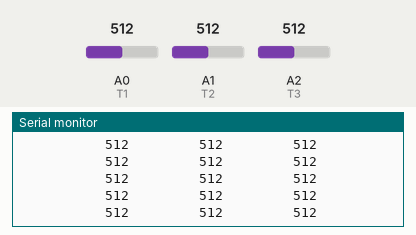
Recording of a sketch running on a simulated Arduino Uno, built with avr-gcc and run on an emulated ATmega328P. Parts: the last lines printed to the serial monitor. The test bench sets the inputs (shaded band); at power-on: A0 (T1) = 512, A1 (T2) = 512, A2 (T3) = 512.

Above: at 1.2 s.
1.3 s: A0 (T1) set to 107
At 1.4 s:
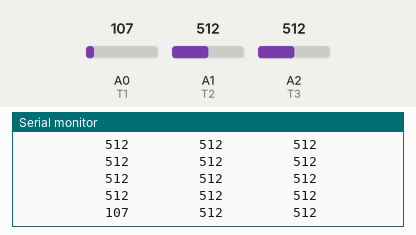
4.3 s: A0 (T1) set to 89
At 4.31 s:
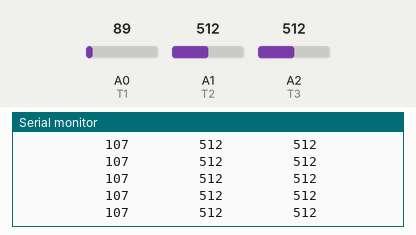
7.3 s: A1 (T2) set to 109
At 7.31 s:
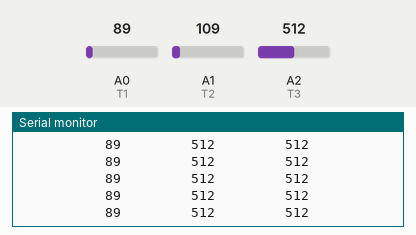
10.3 s: A1 (T2) set to 91
At 10.31 s:
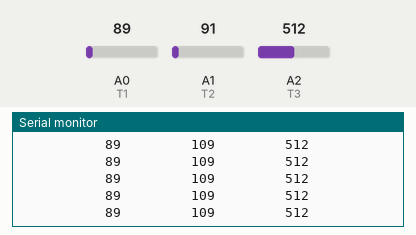
13.3 s: A2 (T3) set to 11
At 14.4 s:
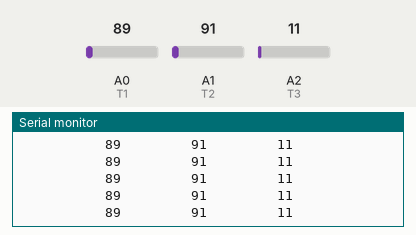
16.3 s: A2 (T3) set to 8
At 16.9 s:
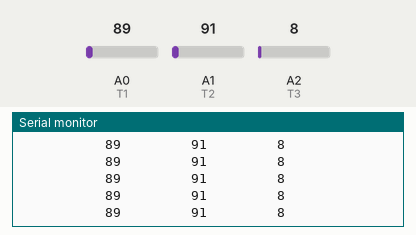
Timing chart, 0 to 18.8 s (numbered marks = the images above; inputs shaded):
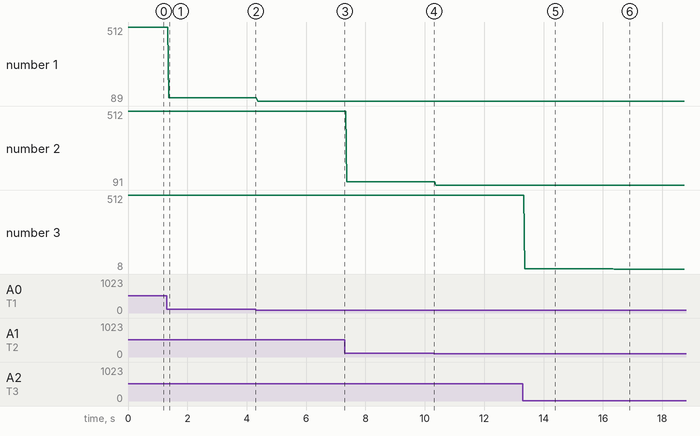

The sketch:

infrarouge-3-test.ino
```cpp
#define T1 A0
#define T2 A1
#define T3 A2

int IR1;
int IR2;
int IR3;

void setup() {
Serial.begin(9600);
pinMode(T1, INPUT);
pinMode(T2, INPUT);
pinMode(T3, INPUT);
}

void loop() {
IR1 = analogRead(T1);
IR2 = analogRead(T2);
IR3 = analogRead(T3);
Serial.print("           ");
Serial.print(IR1);
Serial.print("         ");
Serial.print(IR2);
Serial.print("         ");
Serial.println(IR3);
}
```

Measured:
- after the input at 1.3 s, the serial monitor: prints a new line after 0.07 s (image 1)
- after the input at 13.3 s, the serial monitor: prints a new line after 0.08 s (image 5)
- after the input at 16.3 s, the serial monitor: prints a new line after 0.08 s (image 6)
- plotted number 1: 512 → 107 after the input at 1.3 s, 107 → 89 after the input at 4.3 s
- plotted number 2: 512 → 109 after the input at 7.3 s, 109 → 91 after the input at 10.3 s
- plotted number 3: 512 → 11 after the input at 13.3 s, 11 → 8 after the input at 16.3 s
